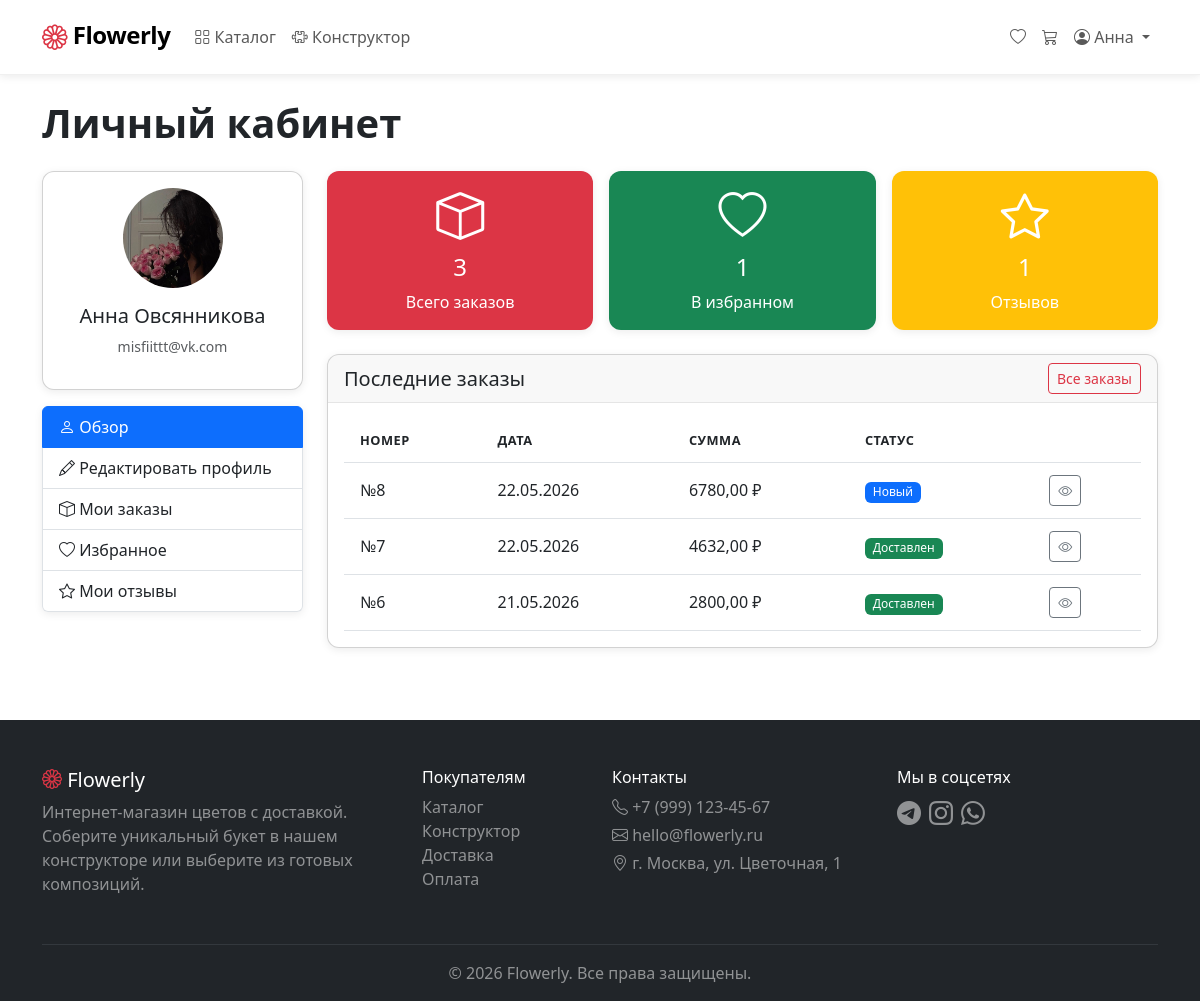
Page /profile/ (signed in) on the committed database.
### FlowerlyApp/models.py (models this page shows, shortened)
class User(AbstractUser):
    username = None
    email = models.EmailField('Email', unique=True)
    phone = models.CharField('Телефон', max_length=20, blank=True)
    default_address = models.TextField('Адрес по умолчанию', blank=True)
    avatar = models.ImageField('Аватар', upload_to='avatars/', blank=True)
    is_florist = models.BooleanField('Флорист', default=False)
    created_at = models.DateTimeField('Дата регистрации', auto_now_add=True)
    USERNAME_FIELD = 'email'
    REQUIRED_FIELDS = ['first_name', 'last_name']
    objects = UserManager()
    class Meta:
        verbose_name = 'Пользователь'
        verbose_name_plural = 'Пользователи'

class Order(models.Model):
    STATUS_CHOICES = [
        ('new', 'Новый'),
        ('confirmed', 'Принят'),
        ('assembling', 'Собирается'),
        ('ready', 'Готов'),
        ('in_delivery', 'В доставке'),
        ('delivered', 'Доставлен'),
        ('cancelled', 'Отменён'),
    ]
    ALLOWED_TRANSITIONS = {
        'new': ['confirmed', 'cancelled'],
        'confirmed': ['assembling', 'cancelled'],
        'assembling': ['ready'],
        'ready': ['in_delivery'],
        'in_delivery': ['delivered'],
    }
    user = models.ForeignKey(settings.AUTH_USER_MODEL, on_delete=models.CASCADE)
    status = models.CharField('Статус', max_length=20, choices=STATUS_CHOICES, default='new')
    address = models.TextField('Адрес доставки')
    delivery_date = models.DateField('Дата доставки')
    delivery_time_slot = models.CharField('Слот доставки', max_length=20, choices=[
    ('9-12', '09:00 – 12:00'),
    ('12-15', '12:00 – 15:00'),
    ('15-18', '15:00 – 18:00'),
    ('18-21', '18:00 – 21:00'),
    ], default='9-12')
    comment = models.TextField('Комментарий', blank=True)
    promo_code = models.ForeignKey(PromoCode, on_delete=models.SET_NULL, null=True, blank=True)
    discount_amount = models.DecimalField('Скидка', max_digits=10, decimal_places=2, default=0)
    total_price = models.DecimalField('Итоговая сумма', max_digits=10, decimal_places=2)
    created_at = models.DateTimeField(auto_now_add=True)
    updated_at = models.DateTimeField(auto_now=True)
    class Meta:
        verbose_name = 'Заказ'
        verbose_name_plural = 'Заказы'
        ordering = ['-created_at']

### FlowerlyApp/views.py (the view)
# urls.py: path('profile/', views.profile, name='profile'),
@login_required
def profile(request):
    orders = Order.objects.filter(user=request.user).order_by('-created_at')[:5]
    favorites = Favorite.objects.filter(user=request.user).count()
    total_orders = Order.objects.filter(user=request.user).count()
    context = {
        'orders': orders,
        'favorites_count': favorites,
        'total_orders': total_orders,
    }
    return render(request, 'profile/profile.html', context)

### FlowerlyApp/context_processors.py (called while the page is built)
def cart_counter(request):
    if request.user.is_authenticated:
        try:
            cart = Cart.objects.get(user=request.user)
            count = cart.total_items()
        except Cart.DoesNotExist:
            count = 0
    else:
        count = 0
    return {'cart_count': count}

### FlowerlyApp/models.py (called while the page is built)
    def total_items(self):
        return self.items.count()

### FlowerlyApp/templates/profile/profile.html (shortened to what this page needs)
{% extends 'base.html' %}
{% block content %}
<div class="container">
    <h1 class="fw-bold mb-4">Личный кабинет</h1>
    <div class="row">
        <div class="col-md-3 mb-4">
            <div class="card shadow-sm">
                <div class="card-body text-center">
                    {% if user.avatar %}
                    <img src="{{ user.avatar.url }}" class="rounded-circle mb-3" style="width: 100px; height: 100px; object-fit: cover;">
                    {% else %}
                    <div class="rounded-circle bg-light d-inline-flex align-items-center justify-content-center mb-3"
                         style="width: 100px; height: 100px;">
                        <i class="bi bi-person display-4 text-muted"></i>
                    </div>
                    {% endif %}
                    <h5>{{ user.first_name }} {{ user.last_name }}</h5>
                    <p class="text-muted small">{{ user.email }}</p>
                </div>
            </div>
            <div class="list-group mt-3 shadow-sm">
                <a href="{% url 'flowerly:profile' %}" class="list-group-item list-group-item-action active">
                    <i class="bi bi-person"></i> Обзор
                </a>
                <a href="{% url 'flowerly:profile_edit' %}" class="list-group-item list-group-item-action">
                    <i class="bi bi-pencil"></i> Редактировать профиль
                </a>
                <a href="{% url 'flowerly:order_history' %}" class="list-group-item list-group-item-action">
                    <i class="bi bi-box"></i> Мои заказы
                </a>
                <a href="{% url 'flowerly:favorites' %}" class="list-group-item list-group-item-action">
                    <i class="bi bi-heart"></i> Избранное
                </a>
                <a href="{% url 'flowerly:my_reviews' %}" class="list-group-item list-group-item-action">
                    <i class="bi bi-star"></i> Мои отзывы
                </a>
            </div>
        </div>
        <div class="col-md-9">
            <div class="row g-3 mb-4">
                <div class="col-md-4">
                    <div class="card shadow-sm border-0 bg-danger text-white">
                        <div class="card-body text-center">
                            <i class="bi bi-box display-5"></i>
                            <h4 class="mt-2">{{ total_orders }}</h4>
                            <p class="mb-0">Всего заказов</p>
                        </div>
                    </div>
                </div>
                <div class="col-md-4">
                    <div class="card shadow-sm border-0 bg-success text-white">
                        <div class="card-body text-center">
                            <i class="bi bi-heart display-5"></i>
                            <h4 class="mt-2">{{ favorites_count }}</h4>
                            <p class="mb-0">В избранном</p>
                        </div>
                    </div>
                </div>
                <div class="col-md-4">
                    <div class="card shadow-sm border-0 bg-warning text-white">
                        <div class="card-body text-center">
                            <i class="bi bi-star display-5"></i>
                            <h4 class="mt-2">{{ user.review_set.count }}</h4>
                            <p class="mb-0">Отзывов</p>
                        </div>
                    </div>
                </div>
            </div>
            <div class="card shadow-sm">
                <div class="card-header d-flex justify-content-between align-items-center">
                    <h5 class="mb-0">Последние заказы</h5>
                    <a href="{% url 'flowerly:order_history' %}" class="btn btn-outline-danger btn-sm">Все заказы</a>
                </div>
                <div class="card-body">
                    {% if orders %}
                    <div class="table-responsive">
                        <table class="table table-hover">
                            <thead>
                                <tr>
                                    <th>Номер</th>
                                    <th>Дата</th>
                                    <th>Сумма</th>
                                    <th>Статус</th>
                                    <th></th>
                                </tr>
                            </thead>
                            <tbody>
                                {% for order in orders %}
                                <tr>
                                    <td>№{{ order.id }}</td>
                                    <td>{{ order.created_at|date:"d.m.Y" }}</td>
                                    <td>{{ order.total_price }} ₽</td>
                                    <td>
                                        <span class="badge
                                            {% if order.status == 'new' %}bg-primary
                                            {% elif order.status == 'confirmed' %}bg-info
                                            {% elif order.status == 'assembling' %}bg-warning
                                            {% elif order.status == 'ready' %}bg-secondary
                                            {% elif order.status == 'in_delivery' %}bg-info
                                            {% elif order.status == 'delivered' %}bg-success
                                            {% elif order.status == 'cancelled' %}bg-danger
                                            {% endif %}">
                                            {{ order.get_status_display }}
                                        </span>
                                    </td>
                                    <td>
                                        <a href="{% url 'flowerly:order_detail' order.id %}" class="btn btn-sm btn-outline-secondary">
                                            <i class="bi bi-eye"></i>
                                        </a>
                                    </td>
                                </tr>
                                {% endfor %}
                            </tbody>
                        </table>
                    </div>
                    {% else %}
                    <div class="text-center py-4 text-muted">
                        <i class="bi bi-inbox display-4"></i>
                        <p class="mt-2">У вас пока нет заказов</p>
                        <a href="{% url 'flowerly:catalog' %}" class="btn btn-danger btn-sm">Перейти в каталог</a>
                    </div>
                    {% endif %}
                </div>
            </div>
        </div>
    </div>
</div>
{% endblock %}

### FlowerlyApp/templates/base.html (shortened to what this page needs)
<!DOCTYPE html>
<html lang="ru">
<head>
    <link href="https://cdn.jsdelivr.net/npm/bootstrap@5.3.0/dist/css/bootstrap.min.css" rel="stylesheet">
    <link href="https://cdn.jsdelivr.net/npm/bootstrap-icons@1.11.0/font/bootstrap-icons.css" rel="stylesheet">
    {% load static %}
    <link href="{% static 'css/style.css' %}" rel="stylesheet">
</head>
<body>
    <nav class="navbar navbar-expand-lg navbar-light bg-white shadow-sm sticky-top">
        <div class="container">
            <a class="navbar-brand" href="{% url 'flowerly:home' %}">
                <i class="bi bi-flower1 text-danger"></i>
                <span class="fw-bold">Flowerly</span>
            </a>
            <div class="collapse navbar-collapse" id="navbarMain">
                <ul class="navbar-nav me-auto mb-2 mb-lg-0">
                    <li class="nav-item">
                        <a class="nav-link {% if request.resolver_match.url_name == 'catalog' %}active{% endif %}"
                           href="{% url 'flowerly:catalog' %}">
                            <i class="bi bi-grid"></i> Каталог
                        </a>
                    </li>
                    <li class="nav-item">
                        <a class="nav-link {% if request.resolver_match.url_name == 'constructor' %}active{% endif %}"
                           href="{% url 'flowerly:constructor' %}">
                            <i class="bi bi-puzzle"></i> Конструктор
                        </a>
                    </li>
                </ul>
                <ul class="navbar-nav ms-auto mb-2 mb-lg-0">
                    {% if user.is_authenticated %}
                        <li class="nav-item">
                            <a class="nav-link" href="{% url 'flowerly:favorites' %}">
                                <i class="bi bi-heart"></i>
                            </a>
                        </li>
                        <li class="nav-item">
                            <a class="nav-link position-relative" href="{% url 'flowerly:cart_detail' %}">
                                <i class="bi bi-cart3"></i>
                            </a>
                        </li>
                        <li class="nav-item dropdown">
                            <a class="nav-link dropdown-toggle" href="#" id="userDropdown" role="button"
                               data-bs-toggle="dropdown">
                                <i class="bi bi-person-circle"></i> {{ user.first_name }}
                            </a>
                        </li>
                    {% endif %}
                </ul>
            </div>
        </div>
    </nav>
    <main class="py-4">
        {% block content %}{% endblock %}
    </main>
<footer class="bg-dark text-white pt-5 pb-3 mt-5">
    <div class="container">
        <div class="row">
            <div class="col-md-4 mb-3">
                <h5><i class="bi bi-flower1 text-danger"></i> Flowerly</h5>
                <p class="text-white-50">Интернет-магазин цветов с доставкой. Соберите уникальный букет в нашем конструкторе или выберите из готовых композиций.</p>
            </div>
            <div class="col-md-2 mb-3">
                <h6>Покупателям</h6>
                <ul class="list-unstyled">
                    <li><a href="{% url 'flowerly:catalog' %}" class="text-white-50 text-decoration-none">Каталог</a></li>
                    <li><a href="{% url 'flowerly:constructor' %}" class="text-white-50 text-decoration-none">Конструктор</a></li>
                    <li><a href="#" class="text-white-50 text-decoration-none">Доставка</a></li>
                    <li><a href="#" class="text-white-50 text-decoration-none">Оплата</a></li>
                </ul>
            </div>
            <div class="col-md-3 mb-3">
                <h6>Контакты</h6>
                <p class="text-white-50 mb-1"><i class="bi bi-telephone"></i> +7 (999) 123-45-67</p>
                <p class="text-white-50 mb-1"><i class="bi bi-envelope"></i> hello@flowerly.ru</p>
                <p class="text-white-50"><i class="bi bi-geo-alt"></i> г. Москва, ул. Цветочная, 1</p>
            </div>
            <div class="col-md-3 mb-3">
                <h6>Мы в соцсетях</h6>
                <div class="d-flex gap-2">
                    <a href="#" class="text-white-50 fs-4"><i class="bi bi-telegram"></i></a>
                    <a href="#" class="text-white-50 fs-4"><i class="bi bi-instagram"></i></a>
                    <a href="#" class="text-white-50 fs-4"><i class="bi bi-whatsapp"></i></a>
                </div>
            </div>
        </div>
        <hr class="border-secondary">
        <p class="text-center text-white-50 mb-0">© 2026 Flowerly. Все права защищены.</p>
    </div>
</footer>
</body>
</html>

### FlowerlyApp/static/css/style.css (style rules this page uses)
:root { --flowerly-primary: #dc3545; --flowerly-primary-dark: #bb2d3b; --flowerly-primary-light: #f8d7da; --flowerly-secondary: #6c757d; --flowerly-success: #198754; --flowerly-warning: #ffc107; --flowerly-bg-light: #f8f9fa; --flowerly-text-muted: #6c757d; }
body { font-family: 'Segoe UI', system-ui, -apple-system, sans-serif; color: #212529; background-color: #fff; min-height: 100vh; display: flex; flex-direction: column; }
main { flex: 1; }
.navbar { padding: 0.75rem 0; border-bottom: 1px solid #f0f0f0; }
.navbar-brand { font-size: 1.5rem; letter-spacing: -0.5px; }
.navbar-brand i { font-size: 1.6rem; vertical-align: -3px; }
.nav-link { font-weight: 500; padding: 0.5rem 1rem; border-radius: 8px; transition: all 0.2s ease; }
.btn-outline-danger { color: var(--flowerly-primary); border-color: var(--flowerly-primary); }
.card { border-radius: 12px; overflow: hidden; transition: transform 0.2s ease, box-shadow 0.2s ease; }
.card-header { border-bottom: 1px solid rgba(0, 0, 0, 0.08); font-weight: 600; }
.table { margin-bottom: 0; }
.table thead th { font-weight: 600; text-transform: uppercase; font-size: 0.8rem; letter-spacing: 0.5px; padding: 0.75rem 1rem; }
.table tbody td { padding: 0.75rem 1rem; vertical-align: middle; }
.badge { font-weight: 500; padding: 0.35em 0.65em; border-radius: 6px; }
.card { animation: fadeInUp 0.4s ease forwards; }
.card:nth-child(2) { animation-delay: 0.05s; }
footer { margin-top: auto; }
footer a { transition: color 0.2s ease; }
.sticky-top { z-index: 100; }
.navbar { z-index: 1030 !important; }
.shadow-sm { box-shadow: 0 2px 8px rgba(0, 0, 0, 0.08) !important; }

### rows in the picture
User: first_name "Анна", avatar (picture), last_name "Овсянникова", email "misfiittt@vk.com", review_set.count "1"
Order: id "8", created_at "22.05.2026", total_price "6780,00", status "Новый"
Order: id "7", created_at "22.05.2026", total_price "4632,00", status "Доставлен"
Order: id "6", created_at "21.05.2026", total_price "2800,00", status "Доставлен"

### other values in the picture
{{ total_orders }} "3"
{{ favorites_count }} "1"
